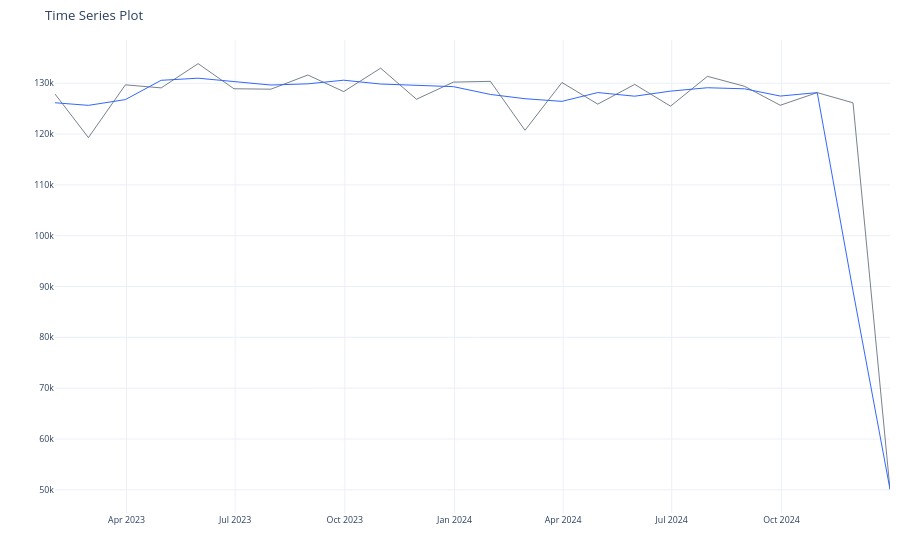

This figure's notebook cell:
### Code cell
# EXPLORATORY DATA ANALYSIS -----

df['sales_value'].sum()

df[['timestamp', 'sales_value']] \
    .summarize_by_time(
        date_column = 'timestamp',
        value_column = 'sales_value',
        agg_func = 'sum',
        freq = 'M'
    ) \
    .plot_timeseries('timestamp', 'sales_value')
